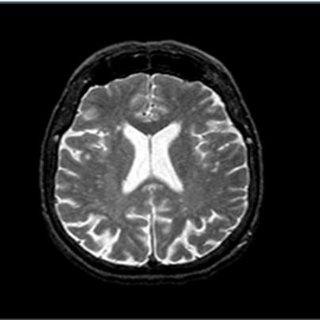
#> input picture MRIbrain.jpg, 320 x 320 px
$ python 'histogram and image negatives.py'
#> lines starting #> are read from the running program, lines starting #| are printed output that depends on the picture
import cv2
import matplotlib.pyplot as plt
import numpy as np

#defining the image
my_image = "MRIbrain.jpg"
image = cv2.imread(my_image, cv2.IMREAD_GRAYSCALE)
#> image: shape (320, 320); min 0, max 255, mean 43.6
plt.figure(figsize=(15,15))

#plotting original image
plt.subplot(2,2,1)
plt.imshow(image,cmap="gray")
plt.title('Original')
hist = cv2.calcHist([image],[0],None,[256],[0 ,256])
#> hist = 256 values, max 50158 at index 0, min 36 at index 226, mean 400
intensity_values = np.array([x for x in range(hist.shape[0])])
#> intensity_values = 256 values from 0 to 255

# probability Mass Function
PMF_hist = hist / (image.shape[0] * image.shape[1])
#> PMF_hist = 256 values, max 0.49 at index 0, min 0.000352 at index 226, mean 0.00391
plt.subplot(2,2,3)
plt.bar(intensity_values,PMF_hist[:,0],color='red',width = 3)
plt.title('histogram of original image')
plt.xlabel('intensity values')
plt.ylabel('normalized occurance')

# constructing Negative image
Neg_image = -image +255
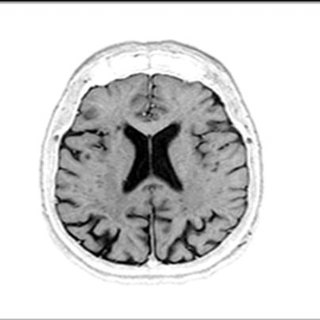
#> Neg_image: shape (320, 320); min 0, max 255, mean 211.4
hist1 = cv2.calcHist([Neg_image],[0],None,[256],[0 ,256])
#> hist1 = 256 values, max 50158 at index 255, min 36 at index 29, mean 400
PMF_hist1 = hist1 / (Neg_image.shape[0] * Neg_image.shape[1])
#> PMF_hist1 = 256 values, max 0.49 at index 255, min 0.000352 at index 29, mean 0.00391
intensity_values1 = np.array([x for x in range(hist1.shape[0])])
#> intensity_values1 = 256 values from 0 to 255

#plotting negative image
plt.subplot(2,2,2)
plt.imshow(Neg_image,cmap="gray")
plt.title('Image Negatives')

# plotting histogram of negative image
plt.subplot(2,2,4)
plt.bar(intensity_values1,PMF_hist1[:,0],color='green',width = 3)
plt.title('histogram of Neg_image')
plt.xlabel('intensity values')
plt.ylabel('normalized occurance')

plt.tight_layout(pad =5.0)
plt.show()
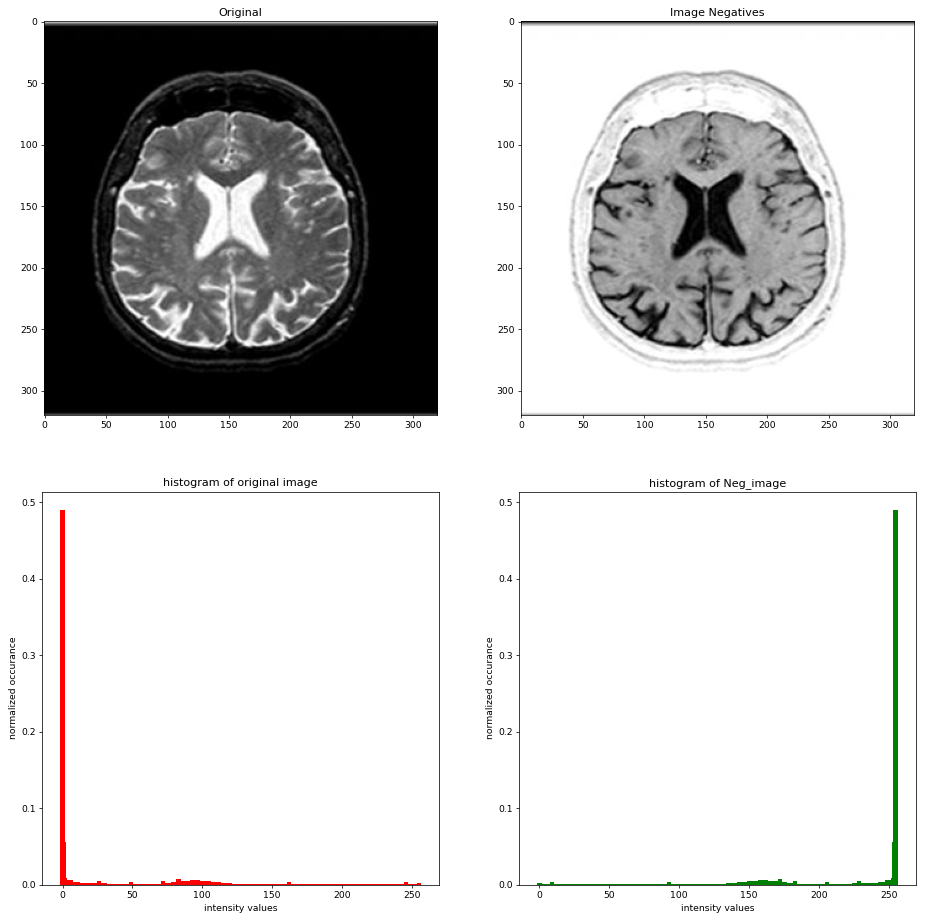
#> figure drawn by matplotlib, 4 panels; panel 2: tallest bar 0.49 high, from x = -1.5 to 1.5; panel 4: tallest bar 0.49 high, from x = 253.5 to 256.5
